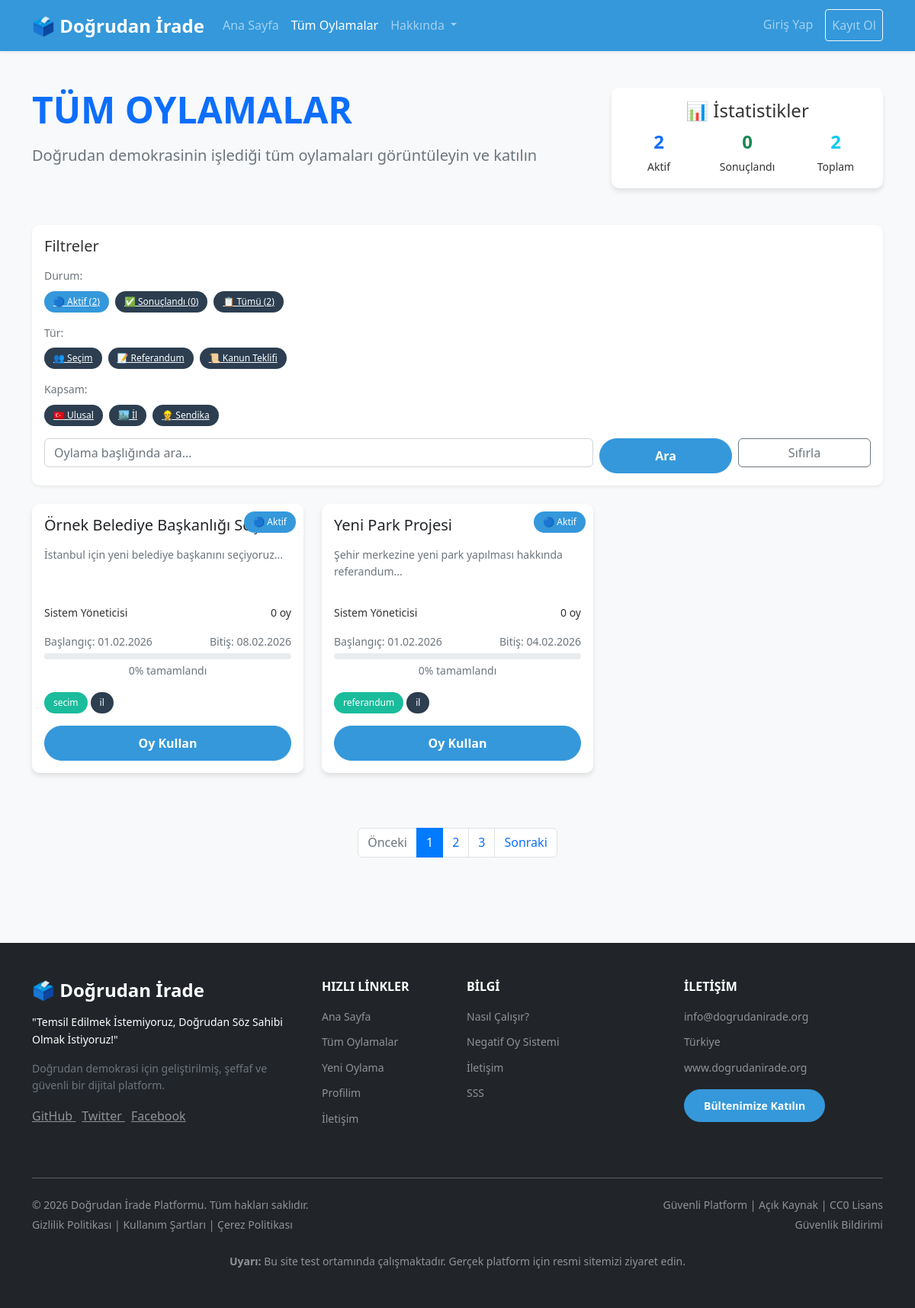
Page /oylamalar.php on the committed database.
### tables this page shows
CREATE TABLE oylamalar (
    id BIGINT PRIMARY KEY AUTO_INCREMENT,
    tur ENUM('secim', 'kanun_teklifi', 'referandum') NOT NULL,
    baslik VARCHAR(500) NOT NULL,
    aciklama TEXT,
    olusturan_id BIGINT NOT NULL,
    topluluk_tipi ENUM('ulusal', 'il', 'ilce', 'sendika', 'meslek_odasi', 'universite', 'sirket') DEFAULT 'ulusal',
    topluluk_id BIGINT DEFAULT NULL COMMENT 'Hangi il, ilçe, sendika vb. için oylama',
    baslangic_tarihi DATETIME DEFAULT CURRENT_TIMESTAMP,
    bitis_tarihi DATETIME,
    durum ENUM('aktif', 'sonuclandi', 'iptal') DEFAULT 'aktif',
    olusturulma_tarihi DATETIME DEFAULT CURRENT_TIMESTAMP,
    INDEX idx_tur (tur),
    INDEX idx_durum (durum),
    INDEX idx_topluluk (topluluk_tipi, topluluk_id)
);

CREATE TABLE kullanicilar (
    id BIGINT PRIMARY KEY AUTO_INCREMENT,
    eposta VARCHAR(255) UNIQUE NOT NULL,
    sifre_hash VARCHAR(255) NOT NULL,
    ad_soyad VARCHAR(200) NOT NULL,
    tc_kimlik VARCHAR(11) UNIQUE COMMENT 'Güvenlik nedeniyle hashlenmiş olarak saklanabilir',
    telefon VARCHAR(20),
    dogum_tarihi DATE,
    kayit_tarihi DATETIME DEFAULT CURRENT_TIMESTAMP,
    son_giris_tarihi DATETIME,
    durum ENUM('aktif', 'pasif', 'askida') DEFAULT 'aktif',
    yetki_seviye ENUM('kullanici', 'yonetici', 'superadmin') DEFAULT 'kullanici',
    INDEX idx_eposta (eposta)
);

### config/datebase.php (called while the page is built, shortened)
<?php
class Database {
    private $host = 'localhost';
    private $db_name = 'dogrudan_irade';
    private $username = 'root';
    private $password = '';
    public function connect() {
        $this->conn = null;
        try {
            $this->conn = new PDO(
                "mysql:host=" . $this->host . ";dbname=" . $this->db_name . ";charset=utf8mb4",
                $this->username,
                $this->password
            );
            $this->conn->setAttribute(PDO::ATTR_ERRMODE, PDO::ERRMODE_EXCEPTION);
            $this->conn->setAttribute(PDO::ATTR_DEFAULT_FETCH_MODE, PDO::FETCH_ASSOC);
        } catch(PDOException $e) {
            error_log("Veritabanı bağlantı hatası: " . $e->getMessage());
            die("Veritabanına bağlanılamadı. Lütfen daha sonra tekrar deneyin.");
        }
        return $this->conn;
    }
    public function query($sql, $params = []) {
        $stmt = $this->connect()->prepare($sql);
        $stmt->execute($params);
        return $stmt;
    }
    public function singleValueQuery($sql, $params = []) {
        $stmt = $this->query($sql, $params);
        return $stmt->fetchColumn();
    }
}
?>

### oylamalar.php (the view, shortened to what this page needs)
<?php
$db = new Database();
$filter = $_GET['filter'] ?? 'aktif';
$tur = $_GET['tur'] ?? '';
$topluluk = $_GET['topluluk'] ?? '';
$search = $_GET['search'] ?? '';
$sql = "SELECT o.*,
        COUNT(DISTINCT ok.kullanici_id) as oy_sayisi,
        u.ad_soyad as olusturan_ad
        FROM oylamalar o
        LEFT JOIN oy_kullanicilar ok ON o.id = ok.oylama_id
        LEFT JOIN kullanicilar u ON o.olusturan_id = u.id
        WHERE 1=1";
$params = [];
if ($filter === 'aktif') {
    $sql .= " AND o.durum = 'aktif'";
} elseif ($filter === 'sonuclandi') {
    $sql .= " AND o.durum = 'sonuclandi'";
} elseif ($filter === 'tum') {
} elseif ($filter === 'katildigim' && isset($_SESSION['kullanici_id'])) {
    $sql .= " AND EXISTS (
        SELECT 1 FROM oy_kullanicilar ok2
        WHERE ok2.oylama_id = o.id AND ok2.kullanici_id = ?
    )";
    $params[] = $_SESSION['kullanici_id'];
}
$sql .= " GROUP BY o.id ORDER BY o.olusturulma_tarihi DESC";
$oylamalar = $db->query($sql, $params)->fetchAll();
$aktif_sayisi = $db->singleValueQuery("SELECT COUNT(*) FROM oylamalar WHERE durum = 'aktif'");
$sonuclandi_sayisi = $db->singleValueQuery("SELECT COUNT(*) FROM oylamalar WHERE durum = 'sonuclandi'");
$tum_sayisi = $db->singleValueQuery("SELECT COUNT(*) FROM oylamalar");
?>
<!DOCTYPE html>
<html lang="tr">
<head>
    <link href="https://cdn.jsdelivr.net/npm/bootstrap@5.2.3/dist/css/bootstrap.min.css" rel="stylesheet">
    <link rel="stylesheet" href="assets/css/style.css">
</head>
<body>
    <?php include 'includes/header.php'; ?>
    <main class="container py-5">
        <div class="row mb-5">
            <div class="col-md-8">
                <h1 class="display-5 fw-bold text-primary mb-3">
                    <i class="bi bi-clipboard-data"></i> TÜM OYLAMALAR
                </h1>
                <p class="lead text-muted">
                    Doğrudan demokrasinin işlediği tüm oylamaları görüntüleyin ve katılın
                </p>
            </div>
            <div class="col-md-4">
                <div class="card border-primary">
                    <div class="card-body text-center">
                        <h4 class="card-title">📊 İstatistikler</h4>
                        <div class="row">
                            <div class="col-4">
                                <div class="text-primary fw-bold fs-4"><?= $aktif_sayisi ?></div>
                                <small>Aktif</small>
                            </div>
                            <div class="col-4">
                                <div class="text-success fw-bold fs-4"><?= $sonuclandi_sayisi ?></div>
                                <small>Sonuçlandı</small>
                            </div>
                            <div class="col-4">
                                <div class="text-info fw-bold fs-4"><?= $tum_sayisi ?></div>
                                <small>Toplam</small>
                            </div>
                        </div>
                    </div>
                </div>
            </div>
        </div>
        <div class="card mb-4 shadow-sm">
            <div class="card-body">
                <h5 class="card-title mb-3">
                    <i class="bi bi-funnel"></i> Filtreler
                </h5>
                <div class="mb-3">
                    <small class="text-muted d-block mb-2">Durum:</small>
                    <div class="d-flex flex-wrap gap-2">
                        <a href="?filter=aktif"
                           class="badge filter-badge <?= $filter == 'aktif' ? 'bg-primary' : 'bg-secondary' ?>">
                            🔵 Aktif (<?= $aktif_sayisi ?>)
                        </a>
                        <a href="?filter=sonuclandi"
                           class="badge filter-badge <?= $filter == 'sonuclandi' ? 'bg-success' : 'bg-secondary' ?>">
                            ✅ Sonuçlandı (<?= $sonuclandi_sayisi ?>)
                        </a>
                        <a href="?filter=tum"
                           class="badge filter-badge <?= $filter == 'tum' ? 'bg-info' : 'bg-secondary' ?>">
                            📋 Tümü (<?= $tum_sayisi ?>)
                        </a>
                    </div>
                </div>
                <div class="mb-3">
                    <small class="text-muted d-block mb-2">Tür:</small>
                    <div class="d-flex flex-wrap gap-2">
                        <a href="?filter=<?= $filter ?>&tur=secim"
                           class="badge filter-badge <?= $tur == 'secim' ? 'bg-primary' : 'bg-secondary' ?>">
                            👥 Seçim
                        </a>
                        <a href="?filter=<?= $filter ?>&tur=referandum"
                           class="badge filter-badge <?= $tur == 'referandum' ? 'bg-success' : 'bg-secondary' ?>">
                            📝 Referandum
                        </a>
                        <a href="?filter=<?= $filter ?>&tur=kanun_teklifi"
                           class="badge filter-badge <?= $tur == 'kanun_teklifi' ? 'bg-info' : 'bg-secondary' ?>">
                            📜 Kanun Teklifi
                        </a>
                    </div>
                </div>
                <div class="mb-3">
                    <small class="text-muted d-block mb-2">Kapsam:</small>
                    <div class="d-flex flex-wrap gap-2">
                        <a href="?filter=<?= $filter ?>&tur=<?= $tur ?>&topluluk=ulusal"
                           class="badge filter-badge <?= $topluluk == 'ulusal' ? 'bg-primary' : 'bg-secondary' ?>">
                            🇹🇷 Ulusal
                        </a>
                        <a href="?filter=<?= $filter ?>&tur=<?= $tur ?>&topluluk=il"
                           class="badge filter-badge <?= $topluluk == 'il' ? 'bg-success' : 'bg-secondary' ?>">
                            🏙️ İl
                        </a>
                        <a href="?filter=<?= $filter ?>&tur=<?= $tur ?>&topluluk=sendika"
                           class="badge filter-badge <?= $topluluk == 'sendika' ? 'bg-warning' : 'bg-secondary' ?>">
                            👷 Sendika
                        </a>
                    </div>
                </div>
                <form method="GET" class="row g-2">
                    <div class="col-md-8">
                        <input type="text" class="form-control" name="search"
                               placeholder="Oylama başlığında ara..."
                               value="<?= htmlspecialchars($search) ?>">
                    </div>
                    <div class="col-md-2">
                        <button type="submit" class="btn btn-primary w-100">
                            <i class="bi bi-search"></i> Ara
                        </button>
                    </div>
                    <div class="col-md-2">
                        <a href="oylamalar.php" class="btn btn-outline-secondary w-100">
                            <i class="bi bi-arrow-clockwise"></i> Sıfırla
                        </a>
                    </div>
                </form>
            </div>
        </div>
        <div class="row">
            <?php if (empty($oylamalar)): ?>
                <div class="col-12">
                    <div class="alert alert-info text-center py-5">
                        <i class="bi bi-info-circle display-4 d-block mb-3"></i>
                        <h4>Henüz oylama bulunmuyor</h4>
                        <p class="mb-0">Filtrelerinizi değiştirmeyi deneyin veya yeni bir oylama oluşturun.</p>
                    </div>
                </div>
            <?php else: ?>
                <?php foreach ($oylamalar as $oylama):
                    $baslangic = strtotime($oylama['baslangic_tarihi']);
                    $bitis = strtotime($oylama['bitis_tarihi']);
                    $simdi = time();
                    if ($bitis > $baslangic) {
                        $toplam = $bitis - $baslangic;
                        $gecen = $simdi - $baslangic;
                        $yuzde = min(100, max(0, ($gecen / $toplam) * 100));
                    } else {
                        $yuzde = 100;
                    }
                    if ($oylama['durum'] == 'sonuclandi') {
                        $status_badge = '<span class="badge bg-success">✅ Sonuçlandı</span>';
                        $progress_color = 'bg-success';
                    } elseif ($yuzde >= 100) {
                        $status_badge = '<span class="badge bg-warning">⏰ Süre Doldu</span>';
                        $progress_color = 'bg-warning';
                    } else {
                        $status_badge = '<span class="badge bg-primary">🔵 Aktif</span>';
                    }
                ?>
                    <div class="col-lg-4 col-md-6 mb-4">
                        <div class="card poll-card h-100">
                            <div class="card-body position-relative">
                                <div class="poll-status">
                                    <?= $status_badge ?>
                                </div>
                                <h5 class="card-title mb-3">
                                    <a href="oylama_detay.php?id=<?= $oylama['id'] ?>"
                                       class="text-decoration-none text-dark">
                                        <?= htmlspecialchars($oylama['baslik']) ?>
                                    </a>
                                </h5>
                                <p class="card-text text-muted small mb-3"
                                   style="height: 60px; overflow: hidden;">
                                    <?= htmlspecialchars(mb_substr($oylama['aciklama'], 0, 100)) . '...' ?>
                                </p>
                                <div class="mb-3">
                                    <div class="row small">
                                        <div class="col-6">
                                            <?= htmlspecialchars($oylama['olusturan_ad']) ?>
                                        </div>
                                        <div class="col-6 text-end">
                                            <?= $oylama['oy_sayisi'] ?> oy
                                        </div>
                                    </div>
                                </div>
                                <div class="mb-3">
                                    <div class="d-flex justify-content-between small text-muted mb-1">
                                        <span>Başlangıç: <?= date('d.m.Y', $baslangic) ?></span>
                                        <span>Bitiş: <?= date('d.m.Y', $bitis) ?></span>
                                    </div>
                                    <div class="progress">
                                    </div>
                                    <div class="text-center small text-muted mt-1">
                                        <?= round($yuzde) ?>% tamamlandı
                                    </div>
                                </div>
                                <div class="d-flex flex-wrap gap-1 mb-3">
                                    <span class="badge bg-info">
                                        <?= $oylama['tur'] ?>
                                    </span>
                                    <span class="badge bg-secondary">
                                        <?= $oylama['topluluk_tipi'] ?>
                                    </span>
                                </div>
                                <div class="d-grid gap-2">
                                    <a href="oylama_detay.php?id=<?= $oylama['id'] ?>"
                                       class="btn btn-primary">
                                        <?= $oylama['durum'] == 'aktif' ? 'Oy Kullan' : 'Sonuçları Gör' ?>
                                    </a>
                                </div>
                            </div>
                        </div>
                    </div>
                <?php endforeach; ?>
            <?php endif; ?>
        </div>
        <nav aria-label="Sayfalama" class="mt-5">
            <ul class="pagination justify-content-center">
                <li class="page-item disabled">
                    <a class="page-link" href="#" tabindex="-1">Önceki</a>
                </li>
                <li class="page-item active"><a class="page-link" href="#">1</a></li>
                <li class="page-item"><a class="page-link" href="#">2</a></li>
                <li class="page-item"><a class="page-link" href="#">3</a></li>
                <li class="page-item">
                    <a class="page-link" href="#">Sonraki</a>
                </li>
            </ul>
        </nav>
    </main>
    <?php include 'includes/footer.php'; ?>
</body>
</html>

### assets/css/style.css (style rules this page uses)
:root { --primary-color: #3498db; --secondary-color: #2c3e50; --success-color: #2ecc71; --danger-color: #e74c3c; --warning-color: #f39c12; --info-color: #1abc9c; --light-color: #ecf0f1; --dark-color: #34495e; }
body { font-family: 'Segoe UI', Tahoma, Geneva, Verdana, sans-serif; background-color: #f8f9fa; color: #333; line-height: 1.6; }
.lead { color: var(--primary-color); font-weight: 500; }
.card { border: none; border-radius: 10px; box-shadow: 0 4px 6px rgba(0,0,0,0.1); transition: all 0.3s ease; }
.btn-primary { background-color: var(--primary-color); border-color: var(--primary-color); padding: 10px 25px; font-weight: 600; border-radius: 25px; }
.badge { padding: 8px 12px; font-weight: 500; border-radius: 20px; }
.bg-primary { background-color: var(--primary-color) !important; }
.bg-secondary { background-color: var(--secondary-color) !important; }
.bg-info { background-color: var(--info-color) !important; }
.progress { height: 20px; border-radius: 10px; overflow: hidden; }

### oylamalar.php (style rules this page uses)
.filter-badge { cursor: pointer; transition: all 0.3s ease; }
.poll-card { transition: all 0.3s ease; }
.progress { height: 8px; }
.poll-status { position: absolute; top: 10px; right: 10px; }
.pagination .page-item.active .page-link { background-color: #007bff; border-color: #007bff; }

### rows in the picture
oylamalar: durum "🔵 Aktif", baslik "Örnek Belediye Başkanlığı Seçimi", aciklama "İstanbul için yeni belediye başkanını seçiyoruz", kullanicilar.ad_soyad "Sistem Yöneticisi", oy_sayisi "0", baslangic_tarihi "01.02.2026", bitis_tarihi "08.02.2026", yuzde "0", tur "secim", topluluk_tipi "il"
oylamalar: durum "🔵 Aktif", baslik "Yeni Park Projesi", aciklama "Şehir merkezine yeni park yapılması hakkında referandum", kullanicilar.ad_soyad "Sistem Yöneticisi", oy_sayisi "0", baslangic_tarihi "01.02.2026", bitis_tarihi "04.02.2026", yuzde "0", tur "referandum", topluluk_tipi "il"

### other values in the picture
$aktif_sayisi "2"
$sonuclandi_sayisi "0"
$tum_sayisi "2"
